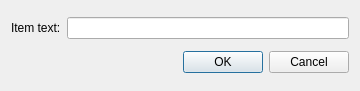
<ui version="4.0" >
 <class>QgsComposerLegendItemDialogBase</class>
 <widget class="QDialog" name="QgsComposerLegendItemDialogBase" >
  <property name="geometry" >
   <rect>
    <x>0</x>
    <y>0</y>
    <width>360</width>
    <height>91</height>
   </rect>
  </property>
  <property name="windowTitle" >
   <string>Legend item properties</string>
  </property>
  <layout class="QGridLayout" >
   <item row="0" column="0" >
    <widget class="QLabel" name="mItemTextLabel" >
     <property name="text" >
      <string>Item text:</string>
     </property>
    </widget>
   </item>
   <item row="0" column="1" >
    <widget class="QLineEdit" name="mItemTextLineEdit" />
   </item>
   <item row="1" column="0" colspan="2" >
    <widget class="QDialogButtonBox" name="buttonBox" >
     <property name="orientation" >
      <enum>Qt::Horizontal</enum>
     </property>
     <property name="standardButtons" >
      <set>QDialogButtonBox::Cancel|QDialogButtonBox::NoButton|QDialogButtonBox::Ok</set>
     </property>
    </widget>
   </item>
  </layout>
 </widget>
 <resources/>
 <connections>
  <connection>
   <sender>buttonBox</sender>
   <signal>accepted()</signal>
   <receiver>QgsComposerLegendItemDialogBase</receiver>
   <slot>accept()</slot>
   <hints>
    <hint type="sourcelabel" >
     <x>248</x>
     <y>254</y>
    </hint>
    <hint type="destinationlabel" >
     <x>157</x>
     <y>274</y>
    </hint>
   </hints>
  </connection>
  <connection>
   <sender>buttonBox</sender>
   <signal>rejected()</signal>
   <receiver>QgsComposerLegendItemDialogBase</receiver>
   <slot>reject()</slot>
   <hints>
    <hint type="sourcelabel" >
     <x>316</x>
     <y>260</y>
    </hint>
    <hint type="destinationlabel" >
     <x>286</x>
     <y>274</y>
    </hint>
   </hints>
  </connection>
 </connections>
</ui>
